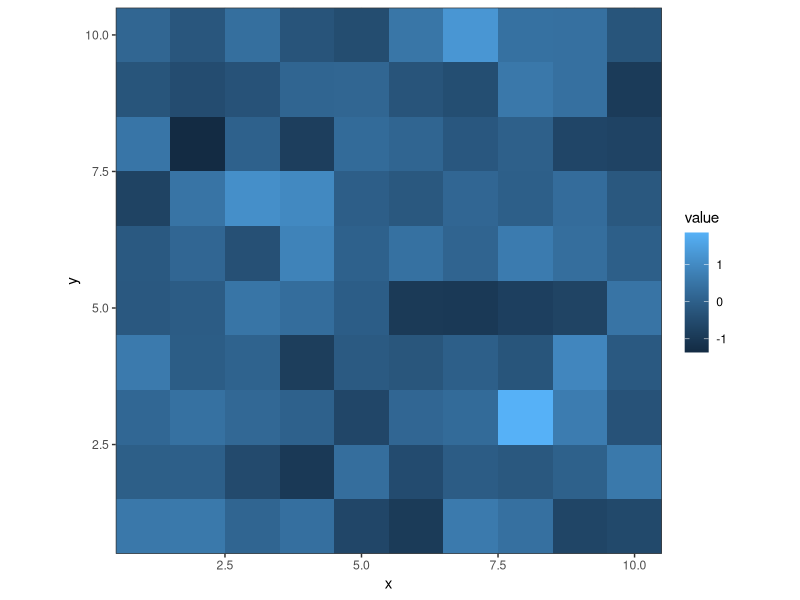
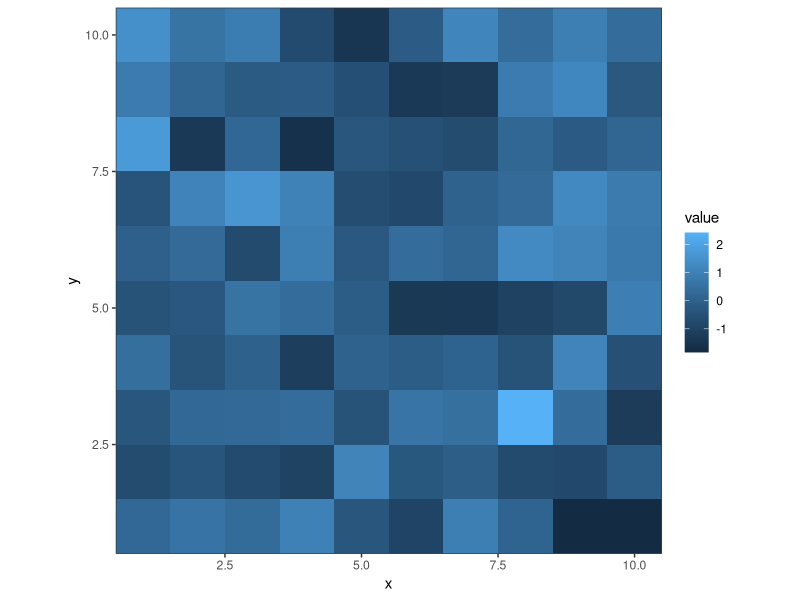
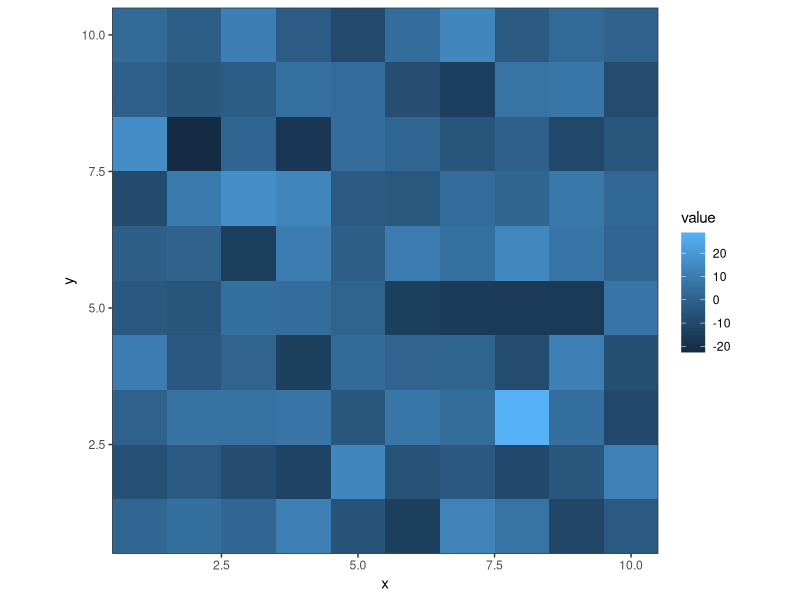
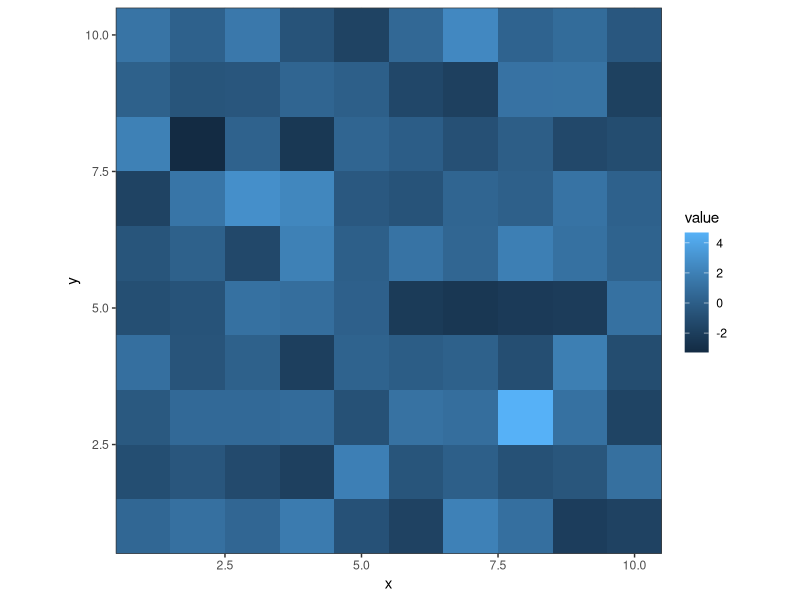

Generate these figures, in order, with R:
## ---- chunk 1
library(sf)
library(tidyverse)
theme_set(theme_bw())
## ---- chunk 2
#| label: fig-demo-spatial-autocorrelation
#| fig-cap: Demostration of spatial autocorrelated data.
#| fig-subcap: 
#|   - "Strongly autocorrelated (positive)"
#|   - "Weakly autocorrelated (positive)"
#|   - "Strongly autocorrelated (negative)"
#|   - "Weakly autocorrelated (negative)"
#| layout-ncol: 2

gen_autoreg <- function(w, e, rho) {
  solve(diag(nrow = length(e)) - w * rho, e)
}
spac_coords <- data.frame(x = rep(1:10, each = 10), y = rep(1:10, times = 10))
spac_e <- rnorm(nrow(spac_coords))
spac_dist <- dist(spac_coords, diag = T, upper = T)
spac_w <- as.matrix(exp(-spac_dist^2/16))

cbind(value = gen_autoreg(spac_w, spac_e, 0.9), spac_coords) |>
  ggplot(aes(x, y, fill = value)) + geom_tile() + coord_fixed(expand = F)

cbind(value = gen_autoreg(spac_w, spac_e, 0.3), spac_coords) |>
  ggplot(aes(x, y, fill = value)) + geom_tile() + coord_fixed(expand = F)

cbind(value = gen_autoreg(spac_w, spac_e, -0.9), spac_coords) |>
  ggplot(aes(x, y, fill = value)) + geom_tile() + coord_fixed(expand = F)

cbind(value = gen_autoreg(spac_w, spac_e, -0.3), spac_coords) |>
  ggplot(aes(x, y, fill = value)) + geom_tile() + coord_fixed(expand = F)
